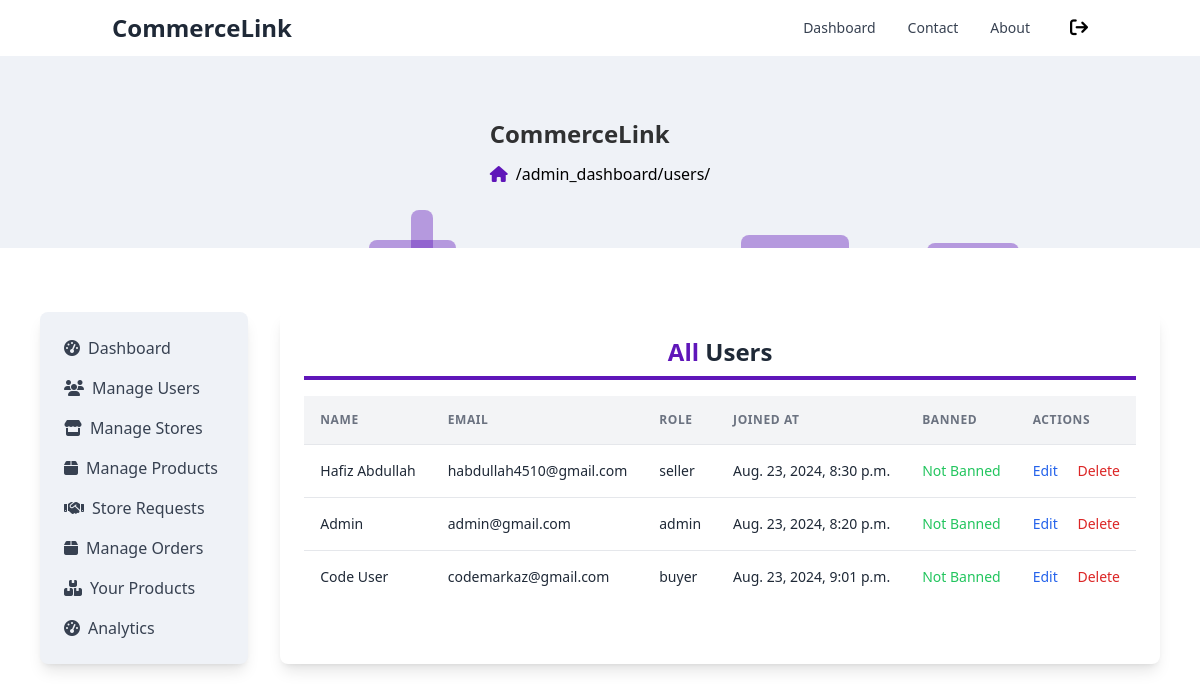
Page /admin_dashboard/users/ (signed in) on the committed database.
### user_accounts/models.py (models this page shows, shortened)
class CustomUser(AbstractUser):
    username                = None
    name                    = models.CharField(max_length=255)
    email                   = models.EmailField(max_length=255, unique=True)
    is_verified             = models.BooleanField(default=False, blank=True)
    email_token             = models.CharField(max_length=200)
    is_banned               = models.BooleanField(default=False, blank=True)
    ROLE_CHOICES = [
        ('admin', 'Admin'),
        ('seller', 'Seller'),
        ('buyer', 'Buyer')
    ]
    role                    = models.CharField(max_length=10, default='buyer')
    USERNAME_FIELD = 'email'
    REQUIRED_FIELDS = ['name']
    objects = MyAccountManager()

### marketplace/decorators.py (the view)
        @user_passes_test(lambda u: u.is_authenticated and u.role == role, login_url='/login/')
        def _wrapped_view(request, *args, **kwargs):
            if request.user.is_authenticated and request.user.role == role:
                return view_func(request, *args, **kwargs)
            else:
                return redirect('login')

### admin_dashboard/views.py (called while the page is built)
@role_required("admin")
def manage_users(request):
    users = CustomUser.objects.all()
    path = request.path
    context = {'users': users, 'path': path}
    return render(request, "admin_dashboard/manage_users.html", context)

### products/context_processors.py (called while the page is built)
def cart_summary(request):
    cart = request.session.get('cart', {})
    total_quantity = sum(cart.values())
    return {'cart_qty': total_quantity}

def store_context(request):
    store = None
    if request.user.is_authenticated:
        user = request.user
        if user.role == 'seller':
            try:
                store = Store.objects.get(user=user)
            except Store.DoesNotExist:
                store = None
    return {'store': store}

### admin_dashboard/templates/admin_dashboard/manage_users.html (shortened to what this page needs)
{% extends 'main_base.html' %}
{% block maincontent %}
<div class="w-full">
  <h1 class="text-2xl font-bold text-center text-gray-800 border-b-4 border-[#5F16B9] pb-2 mb-4">
    <span class="capitalize text-[#5F16B9]">All</span> Users
</h1>
    <div class="font-sans overflow-x-auto">
        {% if users %}
        <table class="min-w-full divide-y divide-gray-200">
          <thead class="bg-gray-100 whitespace-nowrap">
            <tr>
              <th class="px-4 py-4 text-left text-xs font-semibold text-gray-500 uppercase tracking-wider">
                Name
              </th>
              <th class="px-4 py-4 text-left text-xs font-semibold text-gray-500 uppercase tracking-wider">
                Email
              </th>
              <th class="px-4 py-4 text-left text-xs font-semibold text-gray-500 uppercase tracking-wider">
                Role
              </th>
              <th class="px-4 py-4 text-left text-xs font-semibold text-gray-500 uppercase tracking-wider">
                Joined At
              </th>
              <th class="px-4 py-4 text-left text-xs font-semibold text-gray-500 uppercase tracking-wider">
                Banned
              </th>
              <th class="px-4 py-4 text-left text-xs font-semibold text-gray-500 uppercase tracking-wider">
                Actions
              </th>
            </tr>
          </thead>
          <tbody class="bg-white divide-y divide-gray-200 whitespace-nowrap">
            {% for user in users %}
            <tr id="user-{{ user.id }}">
              <td class="px-4 py-4 text-sm text-gray-800 capitalize">
                {{user.name}}
              </td>
              <td class="px-4 py-4 text-sm text-gray-800">
                {{user.email}}
              </td>
              <td class="px-4 py-4 text-sm text-gray-800">
                {{user.role}}
              </td>
              <td class="px-4 py-4 text-sm text-gray-800">
                {{user.last_login}}
              </td>
              <td class="px-4 py-4 text-sm text-gray-800">
                {%if user.is_banned %}
                <span class="text-red-500">Banned</span>
                {% else %}
                <span class="text-green-500">Not Banned</span>
                {% endif %}
              </td>
              <td class="px-4 py-4 text-sm text-gray-800">
                <a href="{% url 'edit_user' user_id=user.id %}">
                    <button class="text-blue-600 mr-4">Edit</button>
                </a>
                <button class="text-red-600 delete-user-btn" data-id="{{ user.id }}">Delete</button>
              </td>
            </tr>
            {% endfor %}
          </tbody>
        </table>
        {% endif %}
      </div>
</div>
{% endblock %}

### rows in the picture
CustomUser: name "Hafiz Abdullah", email "habdullah4510@gmail.com", role "seller", last_login "Aug. 23, 2024, 8:30 p.m.", is_banned "Not Banned"
CustomUser: name "Admin", email "admin@gmail.com", role "admin", last_login "Aug. 23, 2024, 8:20 p.m.", is_banned "Not Banned"
CustomUser: name "Code User", email "codemarkaz@gmail.com", role "buyer", last_login "Aug. 23, 2024, 9:01 p.m.", is_banned "Not Banned"

### other values in the picture
{{ path }} "/admin_dashboard/users/"
